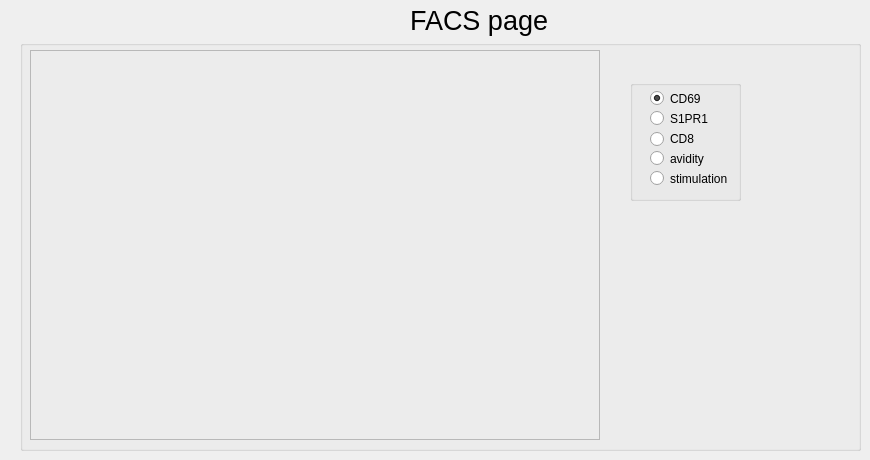
      <widget class="QWidget" name="page_FACS">
       <widget class="QLabel" name="label_8">
        <property name="geometry">
         <rect>
          <x>410</x>
          <y>0</y>
          <width>141</width>
          <height>41</height>
         </rect>
        </property>
        <property name="font">
         <font>
          <pointsize>20</pointsize>
         </font>
        </property>
        <property name="text">
         <string>FACS page</string>
        </property>
       </widget>
       <widget class="QMyGroupBox" name="groupBox_FACS">
        <property name="geometry">
         <rect>
          <x>20</x>
          <y>40</y>
          <width>841</width>
          <height>411</height>
         </rect>
        </property>
        <property name="title">
         <string/>
        </property>
        <widget class="QwtPlot" name="qwtPlot_FACS">
         <property name="geometry">
          <rect>
           <x>10</x>
           <y>10</y>
           <width>570</width>
           <height>390</height>
          </rect>
         </property>
         <property name="frameShape">
          <enum>QFrame::StyledPanel</enum>
         </property>
         <property name="frameShadow">
          <enum>QFrame::Raised</enum>
         </property>
        </widget>
        <widget class="QGroupBox" name="groupBox_FACS_vars">
         <property name="geometry">
          <rect>
           <x>610</x>
           <y>40</y>
           <width>111</width>
           <height>121</height>
          </rect>
         </property>
         <property name="title">
          <string/>
         </property>
         <widget class="QRadioButton" name="radioButton_CD69">
          <property name="geometry">
           <rect>
            <x>20</x>
            <y>10</y>
            <width>82</width>
            <height>17</height>
           </rect>
          </property>
          <property name="text">
           <string>CD69</string>
          </property>
          <property name="checked">
           <bool>true</bool>
          </property>
          <attribute name="buttonGroup">
           <string>buttonGroup_FACS_PLOT</string>
          </attribute>
         </widget>
         <widget class="QRadioButton" name="radioButton_S1PR1">
          <property name="geometry">
           <rect>
            <x>20</x>
            <y>30</y>
            <width>82</width>
            <height>17</height>
           </rect>
          </property>
          <property name="text">
           <string>S1PR1</string>
          </property>
          <attribute name="buttonGroup">
           <string>buttonGroup_FACS_PLOT</string>
          </attribute>
         </widget>
         <widget class="QRadioButton" name="radioButton_avidity">
          <property name="geometry">
           <rect>
            <x>20</x>
            <y>70</y>
            <width>82</width>
            <height>17</height>
           </rect>
          </property>
          <property name="text">
           <string>avidity</string>
          </property>
          <attribute name="buttonGroup">
           <string>buttonGroup_FACS_PLOT</string>
          </attribute>
         </widget>
         <widget class="QRadioButton" name="radioButton_stimulation">
          <property name="geometry">
           <rect>
            <x>20</x>
            <y>90</y>
            <width>82</width>
            <height>17</height>
           </rect>
          </property>
          <property name="text">
           <string>stimulation</string>
          </property>
          <attribute name="buttonGroup">
           <string>buttonGroup_FACS_PLOT</string>
          </attribute>
         </widget>
         <widget class="QRadioButton" name="radioButton_CD8">
          <property name="geometry">
           <rect>
            <x>20</x>
            <y>50</y>
            <width>82</width>
            <height>18</height>
           </rect>
          </property>
          <property name="text">
           <string>CD8</string>
          </property>
          <attribute name="buttonGroup">
           <string>buttonGroup_FACS_PLOT</string>
          </attribute>
         </widget>
        </widget>
       </widget>
      </widget>
